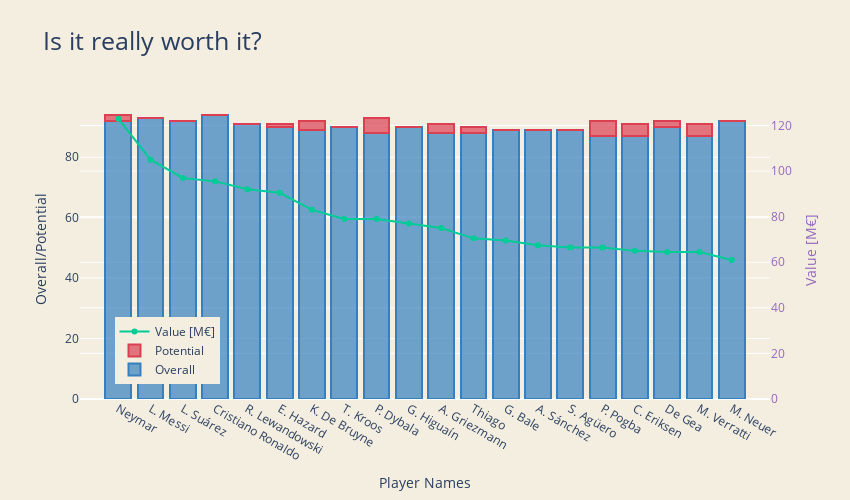

Notebook code for this chart:
### Code cell
trace1 = go.Bar(
    x = players_value["Name"].tolist(),
    y = players_value["Overall"].tolist(),
    name='Overall',
    marker=dict(
        color='rgba(55, 128, 191, 0.7)',
        line=dict(
            color='rgba(55, 128, 191, 1.0)',
            width=2,
        )
    )
)

trace2 = go.Bar(
    x = players_value["Name"].tolist(),
    y = players_value["PotentialPoints"].tolist(),
    name='Potential',
    marker=dict(
        color='rgba(219, 64, 82, 0.7)',
        line=dict(
            color='rgba(219, 64, 82, 1.0)',
            width=2,
        )
    )
)

trace3 = go.Scatter(
    x = players_value["Name"].tolist(),
    y = (players_value["ValueNum"] / 1000000).tolist(),
    name='Value [M€]',
    mode = 'lines+markers',
    yaxis='y2'
)

data = [trace1, trace2,trace3]

layout = go.Layout(
    barmode='stack',
    title = 'Is it really worth it?',
    titlefont=dict(size=25),
    width=850,
    height=500,
    paper_bgcolor='rgb(244, 238, 225)',
    plot_bgcolor='rgb(244, 238, 225)',
    yaxis = dict(
        title= 'Overall/Potential',
        anchor = 'x',
        rangemode='tozero'
    ),
    xaxis = dict(title= 'Player Names'),
    yaxis2=dict(
        title='Value [M€]',
        titlefont=dict(
            color='rgb(148, 103, 189)'
        ),
        tickfont=dict(
            color='rgb(148, 103, 189)'
        ),
        overlaying='y',
        side='right',
        anchor = 'x',
        rangemode = 'tozero',
        dtick = 20
    ),
    legend=dict(x=0.05, y=0.05)
)

fig = go.Figure(data=data, layout=layout)
py.iplot(fig)

### Figure 1 — Plotly figure (JSON) as saved in the notebook; plotly's stock layout.template omitted (floating-point values rounded to 4 significant figures)
{"data": [{"marker": {"color": "rgba(55, 128, 191, 0.7)", "line": {"color": "rgba(55, 128, 191, 1.0)", "width": 2}}, "name": "Overall", "type": "bar", "x": ["Neymar", "L. Messi", "L. Suárez", "Cristiano Ronaldo", "R. Lewandowski", "E. Hazard", "K. De Bruyne", "T. Kroos", "P. Dybala", "G. Higuaín", "A. Griezmann", "Thiago", "G. Bale", "A. Sánchez", "S. Agüero", "P. Pogba", "C. Eriksen", "De Gea", "M. Verratti", "M. Neuer"], "y": [92, 93, 92, 94, 91, 90, 89, 90, 88, 90, 88, 88, 89, 89, 89, 87, 87, 90, 87, 92]}, {"marker": {"color": "rgba(219, 64, 82, 0.7)", "line": {"color": "rgba(219, 64, 82, 1.0)", "width": 2}}, "name": "Potential", "type": "bar", "x": ["Neymar", "L. Messi", "L. Suárez", "Cristiano Ronaldo", "R. Lewandowski", "E. Hazard", "K. De Bruyne", "T. Kroos", "P. Dybala", "G. Higuaín", "A. Griezmann", "Thiago", "G. Bale", "A. Sánchez", "S. Agüero", "P. Pogba", "C. Eriksen", "De Gea", "M. Verratti", "M. Neuer"], "y": [2, 0, 0, 0, 0, 1, 3, 0, 5, 0, 3, 2, 0, 0, 0, 5, 4, 2, 4, 0]}, {"mode": "lines+markers", "name": "Value [M€]", "type": "scatter", "x": ["Neymar", "L. Messi", "L. Suárez", "Cristiano Ronaldo", "R. Lewandowski", "E. Hazard", "K. De Bruyne", "T. Kroos", "P. Dybala", "G. Higuaín", "A. Griezmann", "Thiago", "G. Bale", "A. Sánchez", "S. Agüero", "P. Pogba", "C. Eriksen", "De Gea", "M. Verratti", "M. Neuer"], "y": [123, 105, 97, 95.5, 92, 90.5, 83, 79, 79, 77, 75, 70.5, 69.5, 67.5, 66.5, 66.5, 65, 64.5, 64.5, 61], "yaxis": "y2"}], "layout": {"barmode": "stack", "height": 500, "legend": {"x": 0.05, "y": 0.05}, "paper_bgcolor": "rgb(244, 238, 225)", "plot_bgcolor": "rgb(244, 238, 225)", "title": {"font": {"size": 25}, "text": "Is it really worth it?"}, "width": 850, "xaxis": {"title": {"text": "Player Names"}}, "yaxis": {"anchor": "x", "rangemode": "tozero", "title": {"text": "Overall/Potential"}}, "yaxis2": {"anchor": "x", "dtick": 20, "overlaying": "y", "rangemode": "tozero", "side": "right", "tickfont": {"color": "rgb(148, 103, 189)"}, "title": {"font": {"color": "rgb(148, 103, 189)"}, "text": "Value [M€]"}}}}
